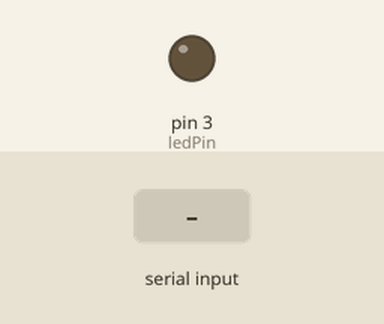
Bench run of a sketch on a simulated Arduino Uno, built with avr-gcc and run on an emulated ATmega328P. Shown: output pins drawn as LEDs (lit = HIGH). The test bench sets the inputs (shaded band).

Above: at 1.2 s.
1.3 s: byte 30 received over Serial
At 2.5 s:
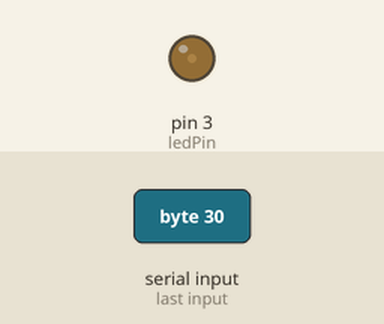
2.8 s: byte 90 received over Serial
At 3.7 s:
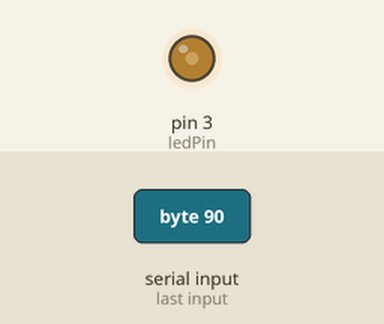
Timing chart, 0 to 5.8 s (numbered marks = the images above; inputs shaded):
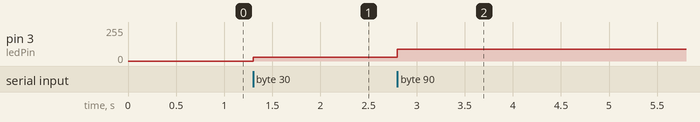

The sketch:

LED_Brightness.ino
```cpp
const int ledPin = 3; // led is connected to pin 3

void setup() {
  // initializes ledPin as an output
  pinMode(ledPin, OUTPUT);
  // initializes serial communication at baud rate
  Serial.begin(9600);
}

void loop() {
  // variable to control brightness
  int ledBrightness;
  // checks if information received from p5js
  if (Serial.available() > 0) {
    // stores the most recent byte between 0-255
    ledBrightness = Serial.read();
    // changes the brightness of led depending on data received
    analogWrite(ledPin, ledBrightness);
  }
}
```

Measured:
- after the input at 1.3 s, pin 3 (ledPin): 0/255 → 30/255 at once
- after the input at 2.8 s, pin 3 (ledPin): 30/255 → 90/255 at once
